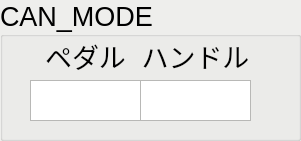
     <widget class="QGroupBox" name="gb2_can_mode">
      <property name="enabled">
       <bool>true</bool>
      </property>
      <property name="geometry">
       <rect>
        <x>0</x>
        <y>0</y>
        <width>301</width>
        <height>141</height>
       </rect>
      </property>
      <property name="palette">
       <palette>
        <active>
         <colorrole role="Base">
          <brush brushstyle="SolidPattern">
           <color alpha="255">
            <red>255</red>
            <green>255</green>
            <blue>255</blue>
           </color>
          </brush>
         </colorrole>
         <colorrole role="Window">
          <brush brushstyle="SolidPattern">
           <color alpha="255">
            <red>238</red>
            <green>238</green>
            <blue>236</blue>
           </color>
          </brush>
         </colorrole>
        </active>
        <inactive>
         <colorrole role="Base">
          <brush brushstyle="SolidPattern">
           <color alpha="255">
            <red>255</red>
            <green>255</green>
            <blue>255</blue>
           </color>
          </brush>
         </colorrole>
         <colorrole role="Window">
          <brush brushstyle="SolidPattern">
           <color alpha="255">
            <red>238</red>
            <green>238</green>
            <blue>236</blue>
           </color>
          </brush>
         </colorrole>
        </inactive>
        <disabled>
         <colorrole role="Base">
          <brush brushstyle="SolidPattern">
           <color alpha="255">
            <red>238</red>
            <green>238</green>
            <blue>236</blue>
           </color>
          </brush>
         </colorrole>
         <colorrole role="Window">
          <brush brushstyle="SolidPattern">
           <color alpha="255">
            <red>238</red>
            <green>238</green>
            <blue>236</blue>
           </color>
          </brush>
         </colorrole>
        </disabled>
       </palette>
      </property>
      <property name="font">
       <font>
        <pointsize>20</pointsize>
       </font>
      </property>
      <property name="autoFillBackground">
       <bool>true</bool>
      </property>
      <property name="title">
       <string>CAN_MODE</string>
      </property>
      <widget class="QLabel" name="lb2_drive">
       <property name="geometry">
        <rect>
         <x>30</x>
         <y>40</y>
         <width>111</width>
         <height>31</height>
        </rect>
       </property>
       <property name="font">
        <font>
         <pointsize>20</pointsize>
        </font>
       </property>
       <property name="text">
        <string>ペダル</string>
       </property>
       <property name="scaledContents">
        <bool>false</bool>
       </property>
       <property name="alignment">
        <set>Qt::AlignCenter</set>
       </property>
      </widget>
      <widget class="QLabel" name="lb2_steer">
       <property name="geometry">
        <rect>
         <x>140</x>
         <y>40</y>
         <width>111</width>
         <height>31</height>
        </rect>
       </property>
       <property name="font">
        <font>
         <pointsize>20</pointsize>
        </font>
       </property>
       <property name="text">
        <string>ハンドル</string>
       </property>
       <property name="scaledContents">
        <bool>false</bool>
       </property>
       <property name="alignment">
        <set>Qt::AlignCenter</set>
       </property>
      </widget>
      <widget class="QTextEdit" name="tx2_drive_auto_ok">
       <property name="geometry">
        <rect>
         <x>30</x>
         <y>80</y>
         <width>111</width>
         <height>41</height>
        </rect>
       </property>
       <property name="font">
        <font>
         <pointsize>20</pointsize>
        </font>
       </property>
       <property name="autoFillBackground">
        <bool>true</bool>
       </property>
       <property name="lineWidth">
        <number>0</number>
       </property>
       <property name="verticalScrollBarPolicy">
        <enum>Qt::ScrollBarAlwaysOff</enum>
       </property>
       <property name="horizontalScrollBarPolicy">
        <enum>Qt::ScrollBarAlwaysOff</enum>
       </property>
       <property name="readOnly">
        <bool>true</bool>
       </property>
       <property name="textInteractionFlags">
        <set>Qt::TextSelectableByMouse</set>
       </property>
      </widget>
      <widget class="QTextEdit" name="tx2_steer_auto_ok">
       <property name="geometry">
        <rect>
         <x>140</x>
         <y>80</y>
         <width>111</width>
         <height>41</height>
        </rect>
       </property>
       <property name="font">
        <font>
         <pointsize>20</pointsize>
        </font>
       </property>
       <property name="autoFillBackground">
        <bool>true</bool>
       </property>
       <property name="lineWidth">
        <number>0</number>
       </property>
       <property name="verticalScrollBarPolicy">
        <enum>Qt::ScrollBarAlwaysOff</enum>
       </property>
       <property name="horizontalScrollBarPolicy">
        <enum>Qt::ScrollBarAlwaysOff</enum>
       </property>
       <property name="readOnly">
        <bool>true</bool>
       </property>
       <property name="textInteractionFlags">
        <set>Qt::TextSelectableByMouse</set>
       </property>
      </widget>
     </widget>
